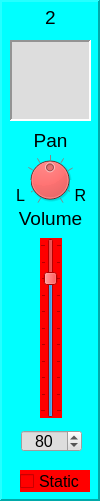
    <widget class="QFrame" name="frame_MidiMixer_Chan_2">
     <property name="geometry">
      <rect>
       <x>120</x>
       <y>10</y>
       <width>100</width>
       <height>501</height>
      </rect>
     </property>
     <property name="styleSheet">
      <string notr="true">background-color: rgb(0, 255, 255);</string>
     </property>
     <property name="frameShape">
      <enum>QFrame::Panel</enum>
     </property>
     <property name="frameShadow">
      <enum>QFrame::Raised</enum>
     </property>
     <property name="lineWidth">
      <number>2</number>
     </property>
     <property name="midLineWidth">
      <number>2</number>
     </property>
     <widget class="QSlider" name="verticalSlider_MidiMixerChanVol_2">
      <property name="geometry">
       <rect>
        <x>40</x>
        <y>238</y>
        <width>22</width>
        <height>180</height>
       </rect>
      </property>
      <property name="styleSheet">
       <string notr="true">background-color: rgb(255, 0, 0);</string>
      </property>
      <property name="maximum">
       <number>100</number>
      </property>
      <property name="value">
       <number>80</number>
      </property>
      <property name="orientation">
       <enum>Qt::Vertical</enum>
      </property>
      <property name="tickPosition">
       <enum>QSlider::TicksBothSides</enum>
      </property>
      <property name="tickInterval">
       <number>10</number>
      </property>
     </widget>
     <widget class="QDial" name="dial_MidiMixerChanPan_2">
      <property name="geometry">
       <rect>
        <x>25</x>
        <y>148</y>
        <width>50</width>
        <height>64</height>
       </rect>
      </property>
      <property name="styleSheet">
       <string notr="true">background-color: rgb(255, 0, 0);</string>
      </property>
      <property name="minimum">
       <number>-50</number>
      </property>
      <property name="maximum">
       <number>50</number>
      </property>
      <property name="notchTarget">
       <double>10.000000000000000</double>
      </property>
      <property name="notchesVisible">
       <bool>true</bool>
      </property>
     </widget>
     <widget class="QLabel" name="label_4">
      <property name="geometry">
       <rect>
        <x>27</x>
        <y>130</y>
        <width>47</width>
        <height>21</height>
       </rect>
      </property>
      <property name="font">
       <font>
        <pointsize>14</pointsize>
       </font>
      </property>
      <property name="text">
       <string>Pan</string>
      </property>
      <property name="alignment">
       <set>Qt::AlignCenter</set>
      </property>
     </widget>
     <widget class="QLabel" name="label_5">
      <property name="geometry">
       <rect>
        <x>10</x>
        <y>208</y>
        <width>81</width>
        <height>21</height>
       </rect>
      </property>
      <property name="font">
       <font>
        <pointsize>14</pointsize>
       </font>
      </property>
      <property name="text">
       <string>Volume</string>
      </property>
      <property name="alignment">
       <set>Qt::AlignCenter</set>
      </property>
     </widget>
     <widget class="QSpinBox" name="spinBox_MidiMixerChanVol_2">
      <property name="geometry">
       <rect>
        <x>21</x>
        <y>430</y>
        <width>61</width>
        <height>22</height>
       </rect>
      </property>
      <property name="font">
       <font>
        <pointsize>12</pointsize>
       </font>
      </property>
      <property name="styleSheet">
       <string notr="true">background-color: rgb(221, 221, 221);</string>
      </property>
      <property name="alignment">
       <set>Qt::AlignCenter</set>
      </property>
      <property name="maximum">
       <number>100</number>
      </property>
      <property name="value">
       <number>80</number>
      </property>
     </widget>
     <widget class="QLabel" name="label_6">
      <property name="geometry">
       <rect>
        <x>30</x>
        <y>5</y>
        <width>41</width>
        <height>25</height>
       </rect>
      </property>
      <property name="font">
       <font>
        <pointsize>14</pointsize>
       </font>
      </property>
      <property name="text">
       <string>2</string>
      </property>
      <property name="alignment">
       <set>Qt::AlignCenter</set>
      </property>
     </widget>
     <widget class="QTextEdit" name="textEdit_MidiMixerChanText_2">
      <property name="geometry">
       <rect>
        <x>10</x>
        <y>40</y>
        <width>81</width>
        <height>81</height>
       </rect>
      </property>
      <property name="styleSheet">
       <string notr="true">background-color: rgb(221, 221, 221);</string>
      </property>
      <property name="frameShape">
       <enum>QFrame::Panel</enum>
      </property>
      <property name="lineWidth">
       <number>2</number>
      </property>
      <property name="midLineWidth">
       <number>2</number>
      </property>
      <property name="readOnly">
       <bool>true</bool>
      </property>
     </widget>
     <widget class="QLabel" name="label_51">
      <property name="geometry">
       <rect>
        <x>70</x>
        <y>180</y>
        <width>21</width>
        <height>31</height>
       </rect>
      </property>
      <property name="font">
       <font>
        <pointsize>12</pointsize>
       </font>
      </property>
      <property name="text">
       <string>R</string>
      </property>
      <property name="alignment">
       <set>Qt::AlignCenter</set>
      </property>
     </widget>
     <widget class="QLabel" name="label_52">
      <property name="geometry">
       <rect>
        <x>10</x>
        <y>180</y>
        <width>21</width>
        <height>31</height>
       </rect>
      </property>
      <property name="font">
       <font>
        <pointsize>12</pointsize>
       </font>
      </property>
      <property name="text">
       <string>L</string>
      </property>
      <property name="alignment">
       <set>Qt::AlignCenter</set>
      </property>
     </widget>
     <widget class="QCheckBox" name="checkBox_MidiMixerChanStaticVol_2">
      <property name="geometry">
       <rect>
        <x>20</x>
        <y>470</y>
        <width>70</width>
        <height>22</height>
       </rect>
      </property>
      <property name="font">
       <font>
        <pointsize>12</pointsize>
       </font>
      </property>
      <property name="styleSheet">
       <string notr="true">background-color: rgb(255, 0, 0);</string>
      </property>
      <property name="text">
       <string>Static</string>
      </property>
     </widget>
    </widget>
